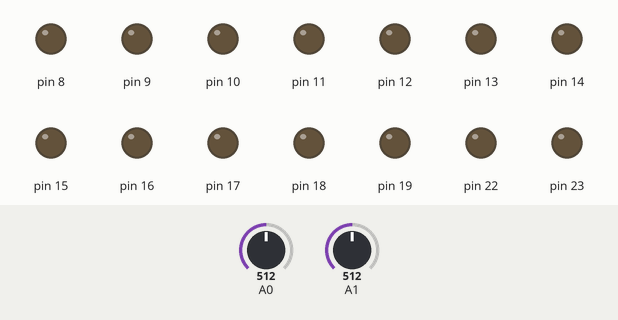
The sketch below on a simulated Arduino Uno, built with avr-gcc and run on an emulated ATmega328P. Parts: output pins drawn as LEDs (lit = HIGH). Inputs (shaded band) come from the test bench; at power-on: A0 = 512, A1 = 512.

Above: at 0.8 s.
0.9 s: A0 set to 486
At 2.0 s:
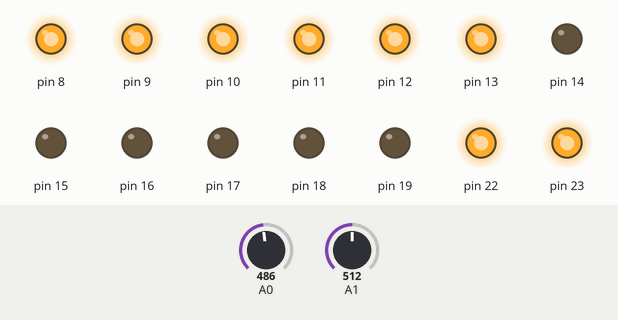
2.4 s: A1 set to 487
At 3.2 s:
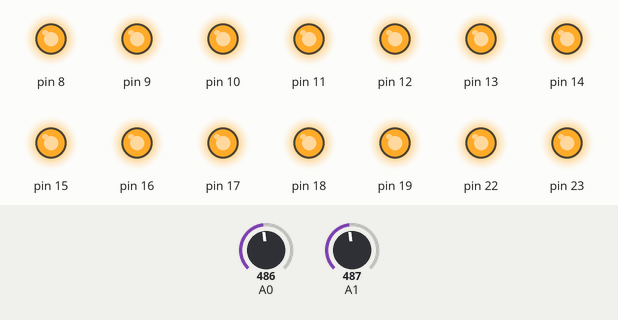
3.9 s: A0 set to 510
At 4.3 s:
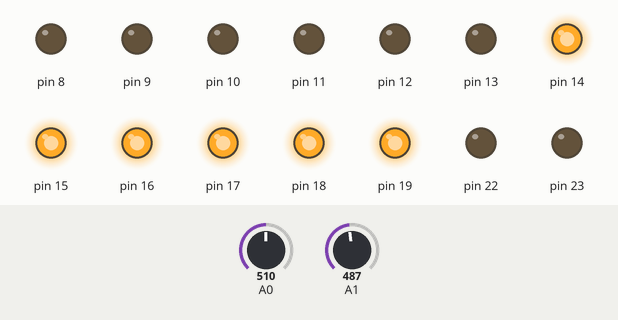
5.4 s: A0 set to 490
At 6.6 s:
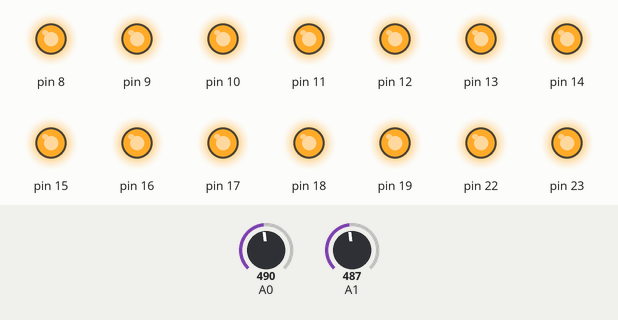
6.9 s: A0 set to 511
At 7.8 s:
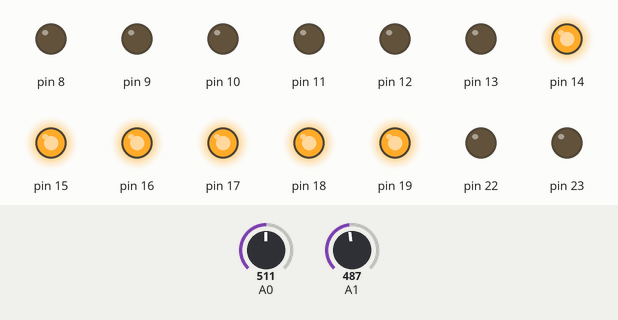
Timing chart, 0 to 9.4 s (numbered marks = the images above; inputs shaded):
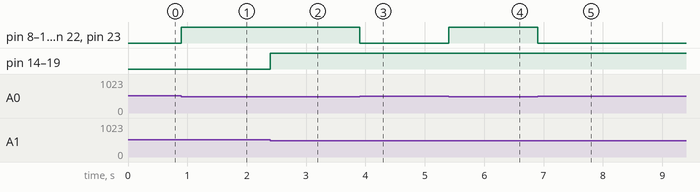

The sketch:

19.1.ino
```cpp
#include <avr/io.h>
#include <util/delay.h>
#define checkbit(x,y) ((x) & (y))
#define bitn(p) (0x01 << (p))

int main (void)
{
  int left, right;
  DDRB = 0xFF;
  DDRC = 0xFF;
  while(1)
  {
    ADMUX = 0x40;
    ADCSRA = 0xC7;
    while(checkbit(ADCSRA, bitn(ADSC)));
    right = ADCW;
    ADMUX = 0x41;
    ADCSRA = 0xC7;
    while(checkbit(ADCSRA, bitn(ADSC)));
    left = ADCW;


    if (right < 500)
    {
      PORTB = 0xFF;
    }
    else
    {
      PORTB = 0x00;
    }
    if (left < 500)
    {
      PORTC = 0xFF;
    }
    else
    {
      PORTC = 0x00;
    }

  }
}
```

Measured:
- the behaviour switches between 500 and 499 on A0 (found by bisection; images 0 and 1)
- the behaviour switches between 500 and 499 on A1 (found by bisection; images 1 and 2)
- after the input at 0.9 s, pin 8–13, pin 22, pin 23: LOW → HIGH at once
- after the input at 2.4 s, pin 14–19: LOW → HIGH at once
- after the input at 3.9 s, pin 8–13, pin 22, pin 23: HIGH → LOW at once
- after the input at 5.4 s, pin 8–13, pin 22, pin 23: LOW → HIGH at once
- after the input at 6.9 s, pin 8–13, pin 22, pin 23: HIGH → LOW at once
